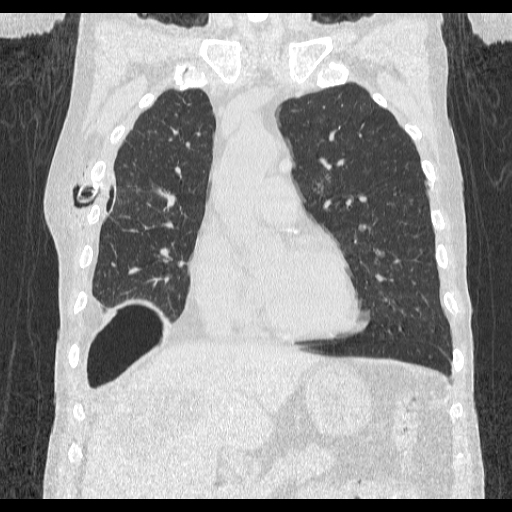
#> input picture resources/chest-tube.jpg, 512 x 512 px, found by its file name
$ python region-growing.py
#> lines starting #> are read from the running program, lines starting #| are printed output that depends on the picture; after the words box and inside, x2 and y2 are one past the last pixel; in counts of white or black regions, pixels touching at a corner belong together
from PIL import Image
import numpy as np
import matplotlib.pyplot as plt

# Open the image using PIL
# Image source: Case courtesy of Tariq Walizai, Radiopaedia.org, rID: 184833
# https://radiopaedia.org/cases/184833?lang=us
image = Image.open("path-to-resources/chest-tube.jpg").convert("RGB")

# Convert image to a NumPy array
data = np.array(image, dtype = np.uint8)
# Create a grayscale version, as well
grayscale_data = np.array(image.convert("L"), dtype = np.uint8)
#> grayscale_data is the input picture: shape (512, 512); min 0, max 255, mean 146.4

seed_points = [[135,235],
               [360,215],
               [115,335]] # (X,Y) coordinates of points

color_values = [(255, 0, 0),
                (0, 255, 0),
                (0, 0, 255)] # (R, G, B)

# Create empty matrix to track visited points
visited_points = np.zeros((data.shape[1], data.shape[0]), dtype=np.uint8)

segmented_image = data.copy()

# Max. difference between pixels (%)
tolerance = 2

for p in range(len(seed_points)):
    temp_list = [seed_points[p]]
    while (len(temp_list) != 0):
        curr_point = temp_list.pop() # Read then remove the last element of the list
        x = curr_point[0]
        y = curr_point[1]
        im_val = grayscale_data[y][x] # Pixel value at the current point
        visited_points[y][x] = 1 # Mark current point white
        segmented_image[y][x] = color_values[p]
        # Visit every neighbor (8c)
        neighbors = [(x-1, y-1), (x-1, y+1), (x+1, y-1), (x+1, y+1), (x, y-1), (x, y+1), (x-1, y), (x+1, y)]
        for i, j in neighbors:
            if (0 <= j < data.shape[0] and 0 <= i < data.shape[1]): # The X and Y index are inside the image
                neighbor_val = grayscale_data[j][i]
                # Change the data type for proper subtraction
                neighbor_val = neighbor_val.astype(np.int16)
                # The point has not been visited and is similar to its neighbor
                if (visited_points[j][i] == 0 and abs(neighbor_val - im_val) < tolerance / 100 * 255):
                    # LIFO method
                    temp_list.append([i, j])
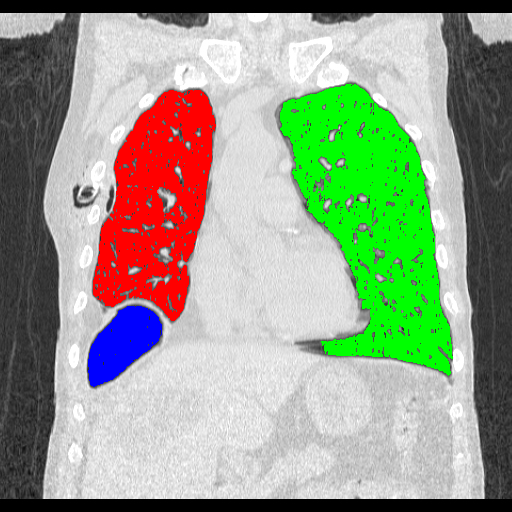
#> segmented_image: shape (512, 512, 3); mean R, G, B 149.7, 159, 137.7
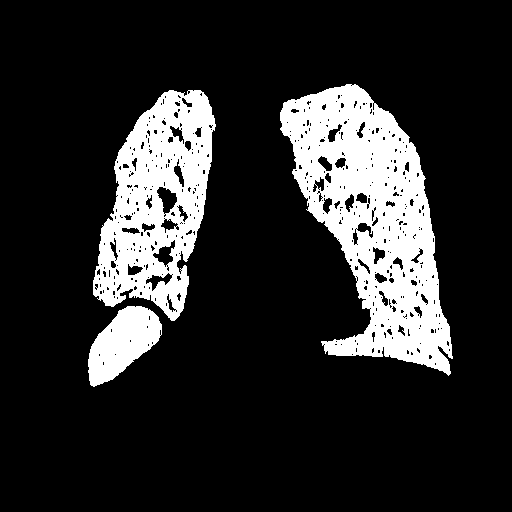
#> visited_points: shape (512, 512); values 0 (black) and 1 (white), 17.1% white; 3 white regions, box (x1, y1, x2, y2) and area: (280, 84, 453, 376) 25428, (93, 90, 216, 321) 15890, (88, 306, 162, 387) 3539

# Display the image
plt.imshow(segmented_image)
# Mark seed points
plt.plot(seed_points[0][0], seed_points[0][1], "ow", markersize = 5)
plt.plot(seed_points[1][0], seed_points[1][1], "ow", markersize = 5)
plt.plot(seed_points[2][0], seed_points[2][1], "ow", markersize = 5)
plt.title("Center point")
plt.axis('off')
plt.show()
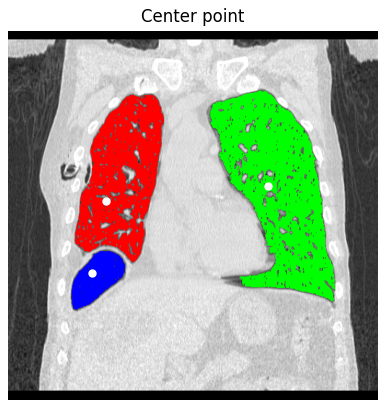
#> figure drawn by matplotlib, 1 panel
